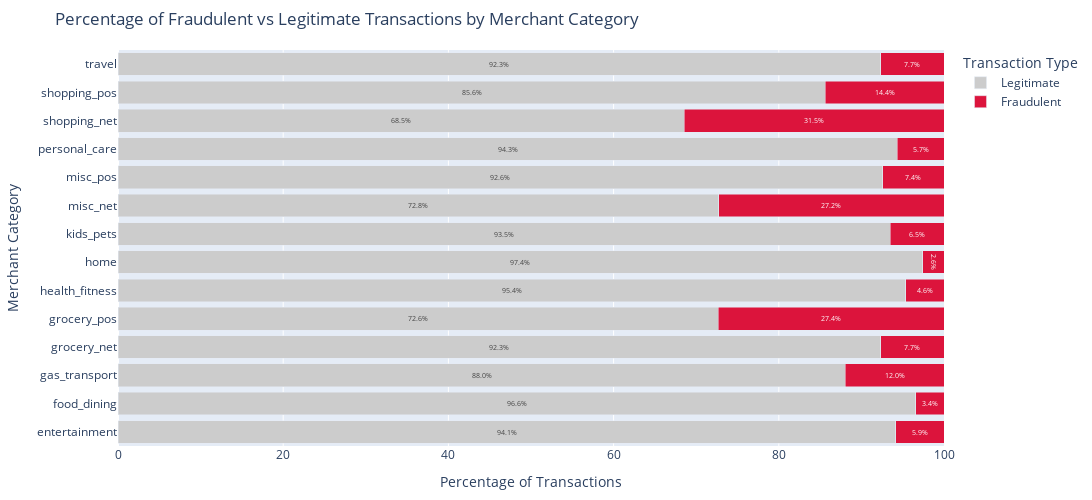

Here is the notebook cell this chart was saved with:
### Markdown cell above
### Fraudulent Transactions by Merchant Category

### Code cell
# Calculate the proportions of fraud for each category.
category_proportions = transactions.groupby('category')['is_fraud'].value_counts(normalize=True).unstack() * 100
category_proportions.columns = ['Legitimate', 'Fraudulent']

# Convert the DataFrame to a long-form or tidy format
df_long = category_proportions.reset_index().melt(id_vars='category', value_vars=['Legitimate', 'Fraudulent'],
                                                  var_name='Transaction Type', value_name='Percentage')

# Define custom colors for legitimate and fraudulent transactions
custom_colors = {
    'Legitimate': 'lightblue',  # Change to any valid CSS color
    'Fraudulent': 'orange',  # Change to any valid CSS color
}

# Create a bar chart
fig = px.bar(
    df_long, 
    y='category', 
    x='Percentage', 
    color='Transaction Type', 
    orientation='h',
    text='Percentage',
    barmode='stack',
    color_discrete_map={'Legitimate': '#ccc', 'Fraudulent': 'crimson'},  
    title='Percentage of Fraudulent vs Legitimate Transactions by Merchant Category'
)

fig.update_layout(
    xaxis=dict(title='Percentage of Transactions', range=[0, 100]),
    yaxis=dict(title='Merchant Category'),
    legend_title_text='Transaction Type',
    uniformtext_minsize=7, 
    uniformtext_mode='hide',
)

# Update the traces to adjust text position and set text inside the bars
for trace in fig.data:
    trace.texttemplate = '%{text:.1f}%'
    trace.textposition = 'inside'
    trace.insidetextanchor = 'middle'

fig.update_layout(
    width=1300,
    height=500, 
    margin=dict(l=15, r=15, t=50, b=20),
)

fig.show()

### Figure 1 — Plotly figure (JSON) as saved in the notebook; plotly's stock layout.template omitted (floating-point values rounded to 4 significant figures)
{"data": [{"alignmentgroup": "True", "hovertemplate": "Transaction Type=Legitimate<br>Percentage=%{text}<br>category=%{y}<extra></extra>", "insidetextanchor": "middle", "legendgroup": "Legitimate", "marker": {"color": "#ccc", "pattern": {"shape": ""}}, "name": "Legitimate", "offsetgroup": "Legitimate", "orientation": "h", "showlegend": true, "text": [94.15, 96.6, 88.05, 92.32, 72.64, 95.38, 97.45, 93.48, 72.76, 92.58, 94.33, 68.55, 85.65, 92.34], "textposition": "inside", "texttemplate": "%{text:.1f}%", "type": "bar", "x": [94.15, 96.6, 88.05, 92.32, 72.64, 95.38, 97.45, 93.48, 72.76, 92.58, 94.33, 68.55, 85.65, 92.34], "xaxis": "x", "y": ["entertainment", "food_dining", "gas_transport", "grocery_net", "grocery_pos", "health_fitness", "home", "kids_pets", "misc_net", "misc_pos", "personal_care", "shopping_net", "shopping_pos", "travel"], "yaxis": "y"}, {"alignmentgroup": "True", "hovertemplate": "Transaction Type=Fraudulent<br>Percentage=%{text}<br>category=%{y}<extra></extra>", "insidetextanchor": "middle", "legendgroup": "Fraudulent", "marker": {"color": "crimson", "pattern": {"shape": ""}}, "name": "Fraudulent", "offsetgroup": "Fraudulent", "orientation": "h", "showlegend": true, "text": [5.853, 3.404, 11.95, 7.685, 27.36, 4.616, 2.552, 6.516, 27.24, 7.418, 5.672, 31.45, 14.35, 7.658], "textposition": "inside", "texttemplate": "%{text:.1f}%", "type": "bar", "x": [5.853, 3.404, 11.95, 7.685, 27.36, 4.616, 2.552, 6.516, 27.24, 7.418, 5.672, 31.45, 14.35, 7.658], "xaxis": "x", "y": ["entertainment", "food_dining", "gas_transport", "grocery_net", "grocery_pos", "health_fitness", "home", "kids_pets", "misc_net", "misc_pos", "personal_care", "shopping_net", "shopping_pos", "travel"], "yaxis": "y"}], "layout": {"barmode": "stack", "height": 500, "legend": {"title": {"text": "Transaction Type"}, "tracegroupgap": 0}, "margin": {"b": 20, "l": 15, "r": 15, "t": 50}, "title": {"text": "Percentage of Fraudulent vs Legitimate Transactions by Merchant Category"}, "uniformtext": {"minsize": 7, "mode": "hide"}, "width": 1300, "xaxis": {"anchor": "y", "domain": [0, 1], "range": [0, 100], "title": {"text": "Percentage of Transactions"}}, "yaxis": {"anchor": "x", "domain": [0, 1], "title": {"text": "Merchant Category"}}}}
